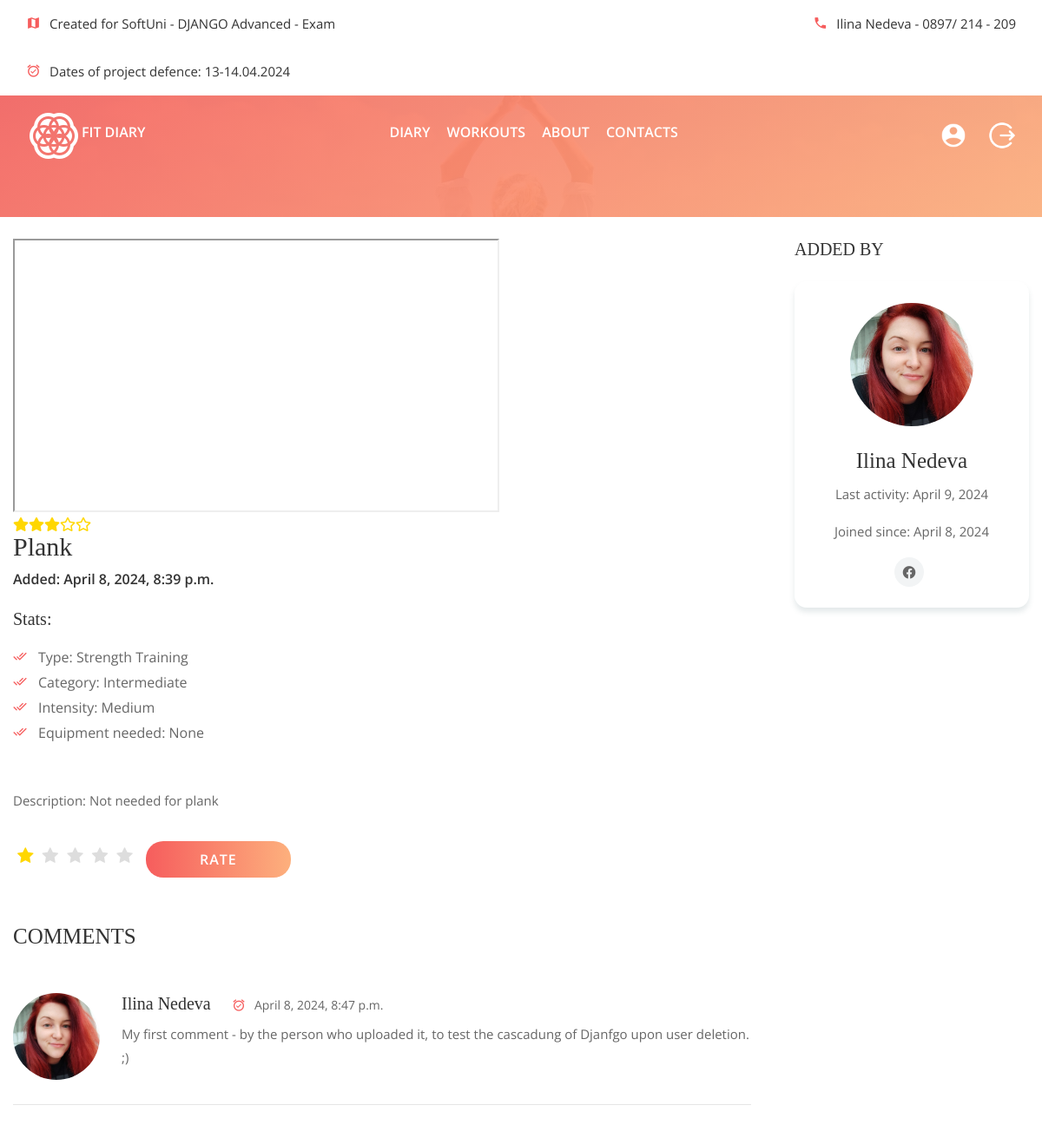
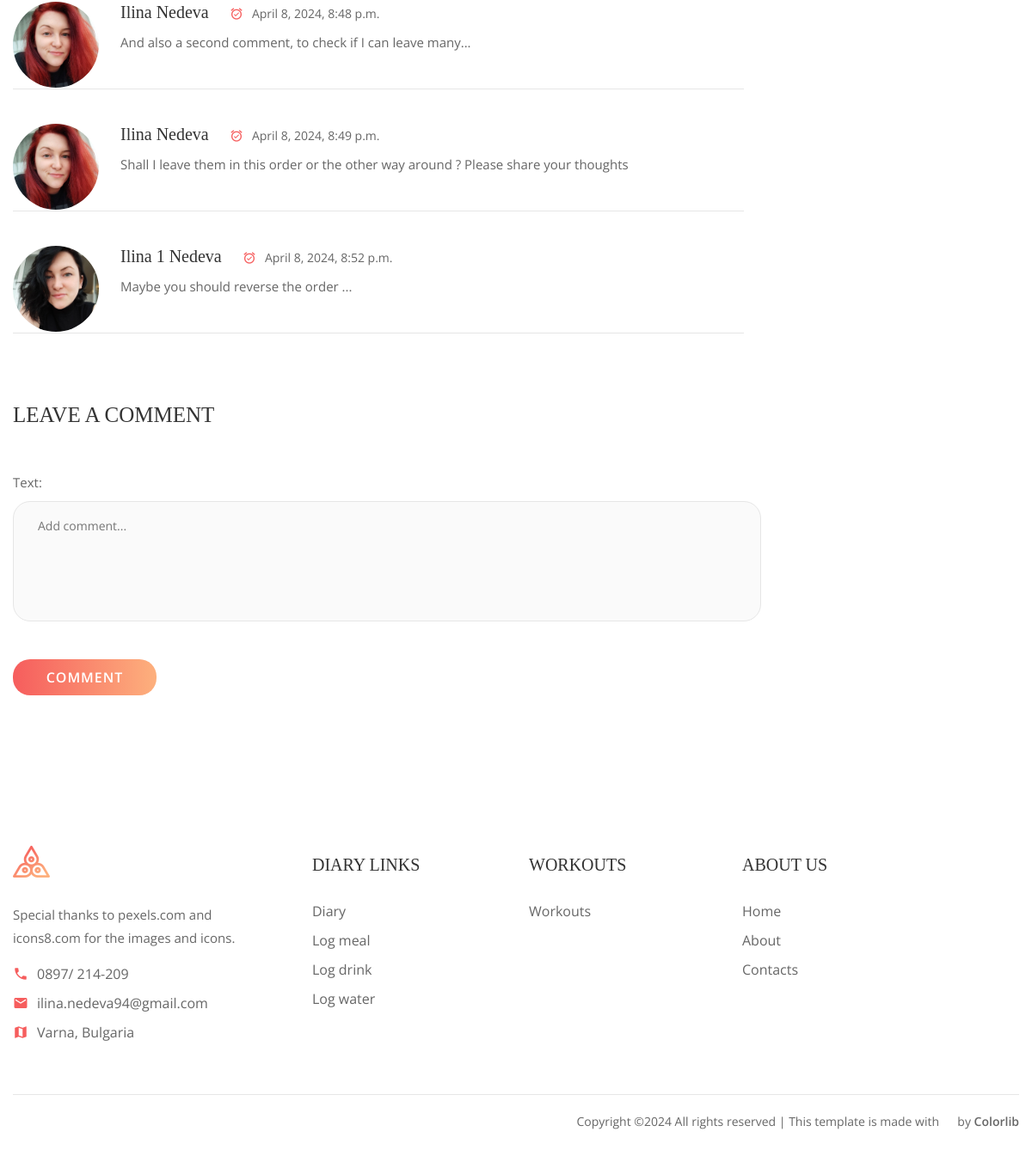
Page /workouts/1/ (signed in) on the committed database (2 pictures, top to bottom).
### fit_diary/workouts/models.py (models this page shows, shortened)
class Workout(models.Model):
    MAX_NAME_LENGTH = 100
    MAX_EQUIPMENT_NEEDED_LENGTH = 100
    MAX_CATEGORY_LENGTH = max(len(x) for _, x in Category.choices)
    MAX_INTENSITY_LENGTH = max(len(x) for _, x in Intensity.choices)
    MAX_TYPE_LENGTH = 50
    name = models.CharField(
        max_length=MAX_NAME_LENGTH,
        help_text="Name of the exercise"
    )
    video_url = models.URLField(
        null=True,
        blank=True,
        help_text="Provide a URL to a video demonstration of the workout."
    )
    category = models.CharField(
        max_length=MAX_CATEGORY_LENGTH,
        choices=Category.choices,
        default=Category.BEGINNER,
        null=True,
        blank=True,
        help_text="Select the skill level category."
    )
    intensity = models.CharField(
        max_length=MAX_INTENSITY_LENGTH,
        choices=Intensity.choices,
        default=Intensity.LOW,
        null=True,
        blank=True,
        help_text="Choose the intensity level of the workout."
    )
    type = models.CharField(
        max_length=MAX_TYPE_LENGTH,
        choices=WorkoutType.choices,
        default=WorkoutType.STRENGTH_TRAINING,
        null=True,
        blank=True,
        help_text="Select the type of workout. For example, Cardio, Strength Training, or HIIT."
    )
    equipment_needed = models.CharField(
        max_length=MAX_EQUIPMENT_NEEDED_LENGTH,
        help_text="List any specific equipment needed for the workout. Leave blank if no equipment is necessary.",
        null=True,
        blank=True,
    )
    description = models.TextField(
        null=True,
        blank=True,
        help_text="Provide a brief description of the workout."
    )
    created_at = models.DateTimeField(
        auto_now_add=True,
    )
    updated_at = models.DateTimeField(
        auto_now=True,
    )
    user = models.ForeignKey(
        UserModel,
        on_delete=models.CASCADE,
    )

### fit_diary/common/models.py (models this page shows, shortened)
class Comment(models.Model):
    MAX_TEXT_LENGTH = 500
    text = models.TextField(
        max_length=MAX_TEXT_LENGTH,
    )
    created_at = models.DateTimeField(
        auto_now_add=True
    )
    workout = models.ForeignKey(
        Workout,
        on_delete=models.CASCADE
    )
    user = models.ForeignKey(
        UserModel,
        on_delete=models.CASCADE
    )
    class Meta:
        ordering = ['created_at']

### fit_diary/accounts/models.py (models this page shows, shortened)
class Profile(models.Model):
    MAX_FIRST_NAME_LENGTH = 30
    MAX_LAST_NAME_LENGTH = 30
    MAX_FITNESS_GOALS_LENGTH = max(len(x) for _,x in FitnessGoals.choices)
    MAX_ACTIVITY_LEVEL_LENGTH = max(len(x) for _,x in ActivityLevel.choices)
    MAX_DIETARY_RESTRICTIONS_LENGTH = max(len(x) for _,x in DietaryRestrictions.choices)
    MAX_PREFERRED_DIET_LENGTH = max(len(x) for _,x in PreferredDiet.choices)
    first_name = models.CharField(
        max_length=MAX_FIRST_NAME_LENGTH,
        blank=True,
        null=True,
        help_text=_('Your first name.')
    )
    last_name = models.CharField(
        max_length=MAX_LAST_NAME_LENGTH,
        blank=True,
        null=True,
        help_text=_('Your last name.')
    )
    age = models.PositiveIntegerField(
        null=True,
        blank=True
    )
    profile_picture = models.ImageField(
        upload_to='images/profile_pictures/',
        blank=True,
        null=True,
        help_text=_('Upload a profile picture.')
    )
    biography = models.TextField(
        blank=True,
        null=True,
        help_text='A short bio...'
    )
    facebook_profile_url = models.URLField(
        blank=True,
        null=True,
        unique=True,
        help_text=_('Your Facebook profile URL.'),
    )
    instagram_profile_url = models.URLField(
        blank=True,
        null=True,
        unique=True,
        help_text=_('Your Instagram profile URL.'),
    )
    linkedin_profile_url = models.URLField(
        blank=True,
        null=True,
        unique=True,
        help_text=_('Your LinkedIn profile URL.'),
    )
    fitness_goals = models.CharField(
        max_length=MAX_FITNESS_GOALS_LENGTH,
        choices=FitnessGoals.choices,
        blank=True,
        null=True,
        help_text='Your primary fitness goal'
    )
    goal_weight = models.DecimalField(
        max_digits=5,
        decimal_places=2,
        validators=[
            MinValueValidator(0.01, message="Goal weight must be greater than 0."),
        ],
        help_text='Goal weight in kilograms',
        null=True,
        blank=True,
    )
    daily_calorie_goal = models.PositiveIntegerField(
        validators=[
            MinValueValidator(1200),
        ],
        help_text='Daily calories goal',
        null=True,
        blank=True,
    )
    activity_level = models.CharField(
        max_length=MAX_ACTIVITY_LEVEL_LENGTH,
        choices=ActivityLevel.choices,
        blank=True,
        null=True,
        help_text=_('Select your general level of daily physical activity.')
    )
    dietary_restrictions = models.CharField(
        max_length=MAX_DIETARY_RESTRICTIONS_LENGTH,
        choices=DietaryRestrictions.choices,
        help_text='Any health restrictions you might have',
        blank=True,
        default='None',
    )
    preferred_diet = models.CharField(
        max_length=MAX_PREFERRED_DIET_LENGTH,
        choices=PreferredDiet.choices,
        blank=True,
        null=True,
        default='Balanced',
        help_text=_(
            'Select your preferred diet to tailor your nutritional plan.')
    )
    user = models.OneToOneField(
        FitDiaryUser,
        on_delete=models.CASCADE,
        primary_key=True,
    )
    @property
    def full_name(self):
        if self.first_name and self.last_name:
            return f"{self.first_name} {self.last_name}"
        return self.first_name or self.last_name

class FitDiaryUser(AbstractBaseUser, PermissionsMixin):
    email = models.EmailField(
        _('email address'),
        unique=True,
        error_messages={
            "unique": _("TA user with that email already exists."),
        },
    )
    is_staff = models.BooleanField(
        _("staff status"),
        default=False,
        help_text=_("Designates whether the user can log into this admin site."),
    )
    is_active = models.BooleanField(
        _("active"),
        default=True,
        help_text=_(
            "Designates whether this user should be treated as active. "
            "Unselect this instead of deleting accounts."
        ),
    )
    date_joined = models.DateTimeField(_("date joined"), default=timezone.now)
    objects = FitDiaryUserManager()
    USERNAME_FIELD = "email"

### fit_diary/workouts/views.py (the view, shortened to what this page needs)
# urls.py: path('', WorkoutDetailView.as_view(), name='details-workout'),
class WorkoutDetailView(LoginRequiredMixin, DetailView):
    model = Workout
    template_name = 'workouts/details-workout.html'
    def get_context_data(self, **kwargs):
        context = super().get_context_data(**kwargs)
        context['comment_form'] = AddCommentForm()
        workout = context['object']
        user_rating = Rating.objects.filter(user=self.request.user, workout=workout).first()
        context['rating_form'] = AddRatingForm(instance=user_rating)
        average_rating = Rating.objects.filter(workout=workout).aggregate(Avg('score'))['score__avg']
        context['average_rating'] = round(average_rating or 0, 2)
        context['rating_range'] = range(5, 0, -1)
        return context

### fit_diary/common/forms.py
class AddCommentForm(forms.ModelForm):
    class Meta:
        model = Comment
        fields = ['text']
        widgets = {
            'text': forms.Textarea(attrs={'placeholder': 'Add comment...'}),
        }

class AddRatingForm(forms.ModelForm):
    class Meta:
        model = Rating
        fields = ['score']

### fit_diary/workouts/templatetags/moderator_tags.py (called while the page is built)
@register.filter
def is_moderator(user):
    return user.groups.filter(name='Moderator').exists()

### templates/workouts/details-workout.html (shortened to what this page needs)
{%  extends 'base.html' %}
{%  load static %}
{%  block additional_styles %}
    <link rel="stylesheet" href="https://cdnjs.cloudflare.com/ajax/libs/font-awesome/5.15.1/css/all.min.css">
{%  endblock %}
{%  block main_content %}
	<section class="page-top-section set-bg" data-setbg="img/page-top-bg.jpg" style="height: 250px">
	</section>
{% endblock %}
{% block additional_content %}
	<section class="classes-details-section spad overflow-hidden" style="padding-top: 25px">
		<div class="container">
			<div class="row">
				<div class="col-lg-9">
					<div class="classes-details">
						<div class="classes-preview" id="workout-{{ object.pk }}">
                            {%  if object.video_url %}
                             <iframe width="560" height="315" src="{{ object.video_url }}" title="YouTube video player" allow="accelerometer; autoplay; clipboard-write; encrypted-media; gyroscope; picture-in-picture; web-share" allowfullscreen></iframe>
                            {% else %}
                                <img style="width: 280px;height: 280px;min-width: 40%" src="{% static 'img/classes/1.jpg' %}" alt="">
                            {%  endif %}
                        </div>
						<div class="row">
							<div class="col-lg-8">
                                <div>
                                    <div class="rating">
                                        {% for value in rating_range %}
                                        <span class="{% if value <= average_rating %}fas{% else %}far{% endif %} fa-star" style="color: #FFD700;"></span>
                                        {% endfor %}
                                    </div>
                                </div>
								<h2>{{ object.name }}</h2>
                                <h6>Added: {{ object.created_at }}</h6>
                                <br>
							</div>
						</div>
						<div class="row mb-5">
							<div class="col-lg-7">
								<h3>Stats:</h3>
								<ul>
									<li><i class="material-icons">done_all</i>Type: {{ object.type }}</li>
									<li><i class="material-icons">done_all</i>Category: {{ object.category }}</li>
									<li><i class="material-icons">done_all</i>Intensity: {{ object.intensity }}</li>
									<li><i class="material-icons">done_all</i>Equipment needed: {{ object.equipment_needed }}</li>
								</ul>
							</div>
						</div>
						<p>Description: {{ object.description }} </p>
                        <div>
                            <form method="post" class="rating-form">
                                <div class="rating">
                                    {% for value in rating_range %}
                                    <label for="star{{value}}" title="{{value}} star"></label>
                                    {% endfor %}
                                </div>
                                <button type="submit" class="site-btn sb-gradient">Rate</button>
                            </form>
                        </div>
					</div>
					<h3 class="comment-title">Comments</h3>
					<ul class="comment-list">
                    {%  if object.comment_set.all %}
                        {% for comment in object.comment_set.all %}
                            <li>
                            {% if comment.user.profile.profile_picture %}
                               <img src="{{ comment.user.profile.profile_picture.url }}" class="comment-pic" alt="">
                            {% else %}
                                <img src="{%  static 'img/classes/author/head1.png' %}"  class="comment-pic" alt="">
                            {%  endif %}
							<div class="comment-text">
								<h3>{{ comment.user.profile.full_name|default:"Anonymous user" }} </h3>
                                <div class="comment-date"><i class="material-icons">alarm_on</i>{{ comment.created_at }}</div>
								<p>{{ comment.text }}</p>
                                <br>
							</div>
						    </li>
                        {% endfor %}
                    {% else %}
                        <p> There are no comments yet. Feel free to be the first...</p>
                    {%  endif %}
					</ul>
					<h3 class="comment-title">Leave a Comment</h3>
					<form class="singup-form" action="{%  url 'comment' workout_id=object.pk %}" method="post">
						<div class="row">
							<div class="col-md-12">
                                {{ comment_form.as_p }}
                                <button type="submit" class="site-btn sb-gradient">Comment</button>
							</div>
						</div>
					</form>
				</div>
				<div class="col-lg-3 col-md-5 col-sm-8 sidebar">
					<div class="sb-widget">
						<h2 class="sb-title">Added by</h2>
						<div class="about-instructor-widget">
                            {% if object.user.profile.profile_picture %}
                            <img src="{{ object.user.profile.profile_picture.url }}" alt="cannot load pic">
                        {% else %}
						    <img src="{%  static 'img/classes/author/head1.png' %}" alt="">
                        {%  endif %}
                            {% if object.user.profile.full_name %}
							    <h4>{{ object.user.profile.full_name }}</h4>
                            {%  elif object.user.email %}
                                <h4>{{ object.user.email }}</h4>
                            {%  endif %}
							<p>Last activity: {{ object.user.last_login|date:"F j, Y" }}</p>
                            <p>Joined since: {{ object.user.date_joined|date:"F j, Y" }}</p>
							<div class="ai-social">
                                {% if object.user.profile.facebook_profile_url %}
								<a href="{{ object.user.profile.facebook_profile_url }}"><i class="fab fa-facebook"></i></a>
                                {% endif %}
							</div>
						</div>
					</div>
				</div>
			</div>
		</div>
	</section>
{% endblock %}

### templates/workouts/details-workout.html (style rules this page uses)
.rating > label:before { margin: 5px; font-size: 1.25em; font-family: FontAwesome; display: inline-block; content: "\f005"; }
.rating > label { color: #ddd; float: right; }
.rating > input:checked ~ label, .rating:not(:checked) > label:hover, .rating:not(:checked) > label:hover ~ label { color: #FFD700; }
.rating { display: flex; flex-direction: row-reverse; justify-content: flex-end; }
.rating > label { color: #ddd; }
.rating-form { display: flex; align-items: center; justify-content: start; }
.rating-form button { margin-left: 10px; }

### rows in the picture
Workout: name "Plank", created_at "April 8, 2024, 8:39 p.m.", type "Strength Training", category "Intermediate", intensity "Medium", equipment_needed "None", description "Not needed for plank", user.profile.profile_picture (picture), user.profile.full_name "Ilina Nedeva", user.last_login "April 9, 2024", user.date_joined "April 8, 2024"
Comment: user.profile.profile_picture (picture), user.profile.full_name "Ilina Nedeva", created_at "April 8, 2024, 8:47 p.m.", text "My first comment - by the person who uploaded it, to test the cascadung of Djanfgo upon user deletion. ;)"
Comment: user.profile.profile_picture (picture), user.profile.full_name "Ilina Nedeva", created_at "April 8, 2024, 8:48 p.m.", text "And also a second comment, to check if I can leave many..."
Comment: user.profile.profile_picture (picture), user.profile.full_name "Ilina Nedeva", created_at "April 8, 2024, 8:49 p.m.", text "Shall I leave them in this order or the other way around ? Please share your thoughts"
Comment: user.profile.profile_picture (picture), user.profile.full_name "Ilina 1 Nedeva", created_at "April 8, 2024, 8:52 p.m.", text "Maybe you should reverse the order ..."
